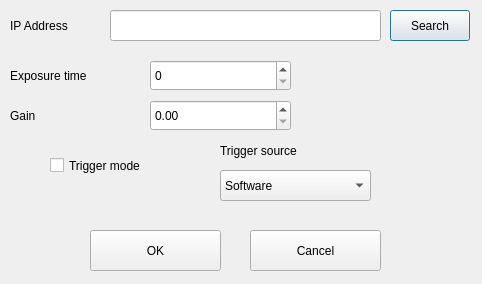
<?xml version="1.0" encoding="UTF-8"?>
<ui version="4.0">
 <class>SettingCameraDialog</class>
 <widget class="QDialog" name="SettingCameraDialog">
  <property name="geometry">
   <rect>
    <x>0</x>
    <y>0</y>
    <width>482</width>
    <height>284</height>
   </rect>
  </property>
  <property name="windowTitle">
   <string>Dialog</string>
  </property>
  <widget class="QLabel" name="label">
   <property name="geometry">
    <rect>
     <x>10</x>
     <y>10</y>
     <width>91</width>
     <height>31</height>
    </rect>
   </property>
   <property name="text">
    <string>IP Address</string>
   </property>
  </widget>
  <widget class="QLineEdit" name="lineEditIPAddress">
   <property name="geometry">
    <rect>
     <x>110</x>
     <y>10</y>
     <width>271</width>
     <height>31</height>
    </rect>
   </property>
  </widget>
  <widget class="QPushButton" name="pushButtonSearchDevice">
   <property name="geometry">
    <rect>
     <x>390</x>
     <y>10</y>
     <width>80</width>
     <height>31</height>
    </rect>
   </property>
   <property name="text">
    <string>Search</string>
   </property>
  </widget>
  <widget class="QLabel" name="label_2">
   <property name="geometry">
    <rect>
     <x>10</x>
     <y>60</y>
     <width>131</width>
     <height>31</height>
    </rect>
   </property>
   <property name="text">
    <string>Exposure time</string>
   </property>
  </widget>
  <widget class="QLabel" name="label_3">
   <property name="geometry">
    <rect>
     <x>10</x>
     <y>100</y>
     <width>131</width>
     <height>31</height>
    </rect>
   </property>
   <property name="text">
    <string>Gain</string>
   </property>
  </widget>
  <widget class="QSpinBox" name="spinBoxExposureTime">
   <property name="geometry">
    <rect>
     <x>150</x>
     <y>60</y>
     <width>141</width>
     <height>31</height>
    </rect>
   </property>
   <property name="maximum">
    <number>1000000</number>
   </property>
  </widget>
  <widget class="QPushButton" name="pushButtonOK">
   <property name="geometry">
    <rect>
     <x>90</x>
     <y>230</y>
     <width>131</width>
     <height>41</height>
    </rect>
   </property>
   <property name="text">
    <string>OK</string>
   </property>
  </widget>
  <widget class="QPushButton" name="pushButtonCancel">
   <property name="geometry">
    <rect>
     <x>250</x>
     <y>230</y>
     <width>131</width>
     <height>41</height>
    </rect>
   </property>
   <property name="text">
    <string>Cancel</string>
   </property>
  </widget>
  <widget class="QDoubleSpinBox" name="doubleSpinBoxGain">
   <property name="geometry">
    <rect>
     <x>150</x>
     <y>100</y>
     <width>141</width>
     <height>31</height>
    </rect>
   </property>
  </widget>
  <widget class="QCheckBox" name="checkBoxTriggerMode">
   <property name="geometry">
    <rect>
     <x>50</x>
     <y>150</y>
     <width>141</width>
     <height>31</height>
    </rect>
   </property>
   <property name="text">
    <string>Trigger mode</string>
   </property>
  </widget>
  <widget class="QComboBox" name="comboBoxTriggerSource">
   <property name="geometry">
    <rect>
     <x>220</x>
     <y>170</y>
     <width>151</width>
     <height>31</height>
    </rect>
   </property>
   <item>
    <property name="text">
     <string>Software</string>
    </property>
   </item>
   <item>
    <property name="text">
     <string>Line0</string>
    </property>
   </item>
   <item>
    <property name="text">
     <string>Line2</string>
    </property>
   </item>
  </widget>
  <widget class="QLabel" name="label_4">
   <property name="geometry">
    <rect>
     <x>220</x>
     <y>140</y>
     <width>151</width>
     <height>21</height>
    </rect>
   </property>
   <property name="text">
    <string>Trigger source</string>
   </property>
  </widget>
 </widget>
 <resources/>
 <connections/>
</ui>
